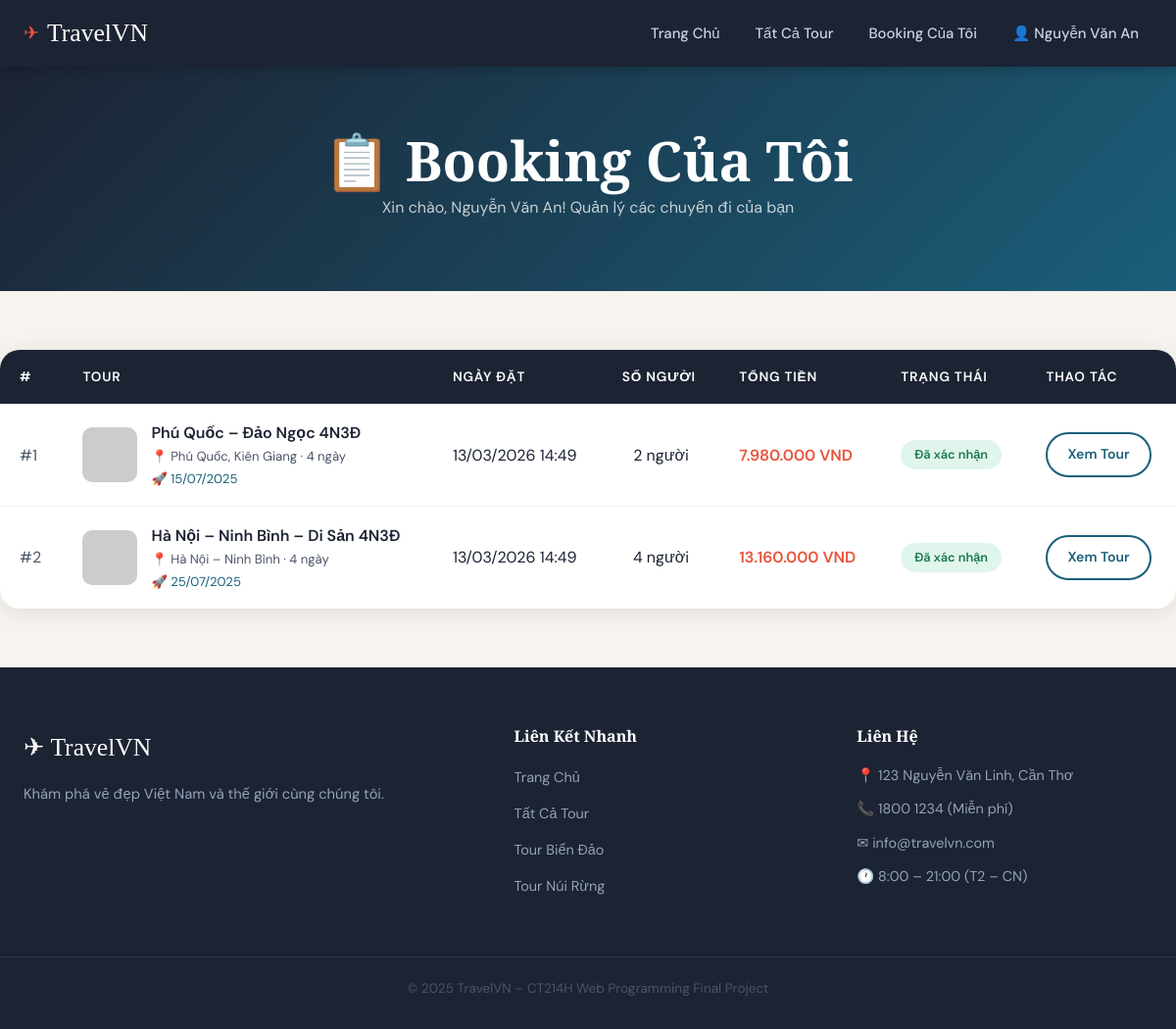
The app's page /my-bookings.php (signed in) with its own data.
### tables this page shows
CREATE TABLE bookings (
    id INT AUTO_INCREMENT PRIMARY KEY,
    user_id INT NOT NULL,
    tour_id INT NOT NULL,
    num_people INT NOT NULL DEFAULT 1,
    total_price DECIMAL(12,0) NOT NULL,
    status ENUM('pending', 'confirmed', 'cancelled') DEFAULT 'pending',
    special_requests TEXT,
    contact_name VARCHAR(150) NOT NULL,
    contact_phone VARCHAR(20) NOT NULL,
    booking_date TIMESTAMP DEFAULT CURRENT_TIMESTAMP,
    FOREIGN KEY (user_id) REFERENCES users(id) ON DELETE CASCADE,
    FOREIGN KEY (tour_id) REFERENCES tours(id) ON DELETE CASCADE
);

CREATE TABLE tours (
    id INT AUTO_INCREMENT PRIMARY KEY,
    category_id INT NOT NULL,
    name VARCHAR(200) NOT NULL,
    slug VARCHAR(200) NOT NULL UNIQUE,
    description TEXT,
    highlights TEXT,
    itinerary TEXT,
    destination VARCHAR(150) NOT NULL,
    duration_days INT NOT NULL DEFAULT 1,
    price DECIMAL(12,0) NOT NULL,
    max_capacity INT NOT NULL DEFAULT 20,
    current_bookings INT DEFAULT 0,
    image VARCHAR(255) DEFAULT NULL,
    departure_date DATE,
    status ENUM('active', 'inactive', 'full') DEFAULT 'active',
    created_at TIMESTAMP DEFAULT CURRENT_TIMESTAMP,
    FOREIGN KEY (category_id) REFERENCES categories(id) ON DELETE CASCADE
);

### includes/db-connect.php (called while the page is built, shortened)
<?php
function formatPrice($price) {
    return number_format($price, 0, ',', '.') . ' VND';
}
?>

### my-bookings.php (the view, shortened to what this page needs)
<?php
require_once 'includes/header.php';
$userId = $_SESSION['user_id'];
$bookings = $conn->query("
    SELECT b.*, t.name AS tour_name, t.destination, t.image, t.duration_days, t.departure_date
    FROM bookings b
    JOIN tours t ON t.id = b.tour_id
    WHERE b.user_id = $userId
    ORDER BY b.booking_date DESC
");
$statusLabels = [
    'pending'   => ['Chờ xác nhận', 'badge-gold'],
    'confirmed' => ['Đã xác nhận',  'badge-green'],
    'cancelled' => ['Đã hủy',       'badge-grey'],
];
?>
<div class="page-hero">
    <h1>📋 Booking Của Tôi</h1>
    <p>Xin chào, <?= htmlspecialchars($_SESSION['user_name']) ?>! Quản lý các chuyến đi của bạn</p>
</div>
<div class="container bookings-layout">
    <?php if ($bookings->num_rows > 0): ?>
    <div class="booking-table-wrap">
        <table class="booking-table">
            <thead>
                <tr>
                    <th>#</th>
                    <th>Tour</th>
                    <th>Ngày Đặt</th>
                    <th>Số Người</th>
                    <th>Tổng Tiền</th>
                    <th>Trạng Thái</th>
                    <th>Thao Tác</th>
                </tr>
            </thead>
            <tbody>
            <?php $i=1; while ($bk = $bookings->fetch_assoc()):
                [$label, $badgeClass] = $statusLabels[$bk['status']] ?? ['Unknown', 'badge-grey'];
                $img = $bk['image'] ? BASE_URL . '/uploads/'.$bk['image'] : 'https://picsum.photos/seed/'.$bk['tour_id'].'bk/200/200';
            ?>
                <tr>
                    <td style="color:var(--mid)">#<?= $i++ ?></td>
                    <td>
                        <div class="booking-tour-info">
                            <img src="<?= $img ?>" alt="" class="booking-tour-thumb">
                            <div>
                                <div style="font-weight:600;"><?= htmlspecialchars($bk['tour_name']) ?></div>
                                <div style="font-size:.82rem;color:var(--mid);">📍 <?= htmlspecialchars($bk['destination']) ?> · <?= $bk['duration_days'] ?> ngày</div>
                                <?php if($bk['departure_date']): ?>
                                    <div style="font-size:.82rem;color:var(--teal);">🚀 <?= date('d/m/Y', strtotime($bk['departure_date'])) ?></div>
                                <?php endif; ?>
                            </div>
                        </div>
                    </td>
                    <td><?= date('d/m/Y H:i', strtotime($bk['booking_date'])) ?></td>
                    <td style="text-align:center;"><?= $bk['num_people'] ?> người</td>
                    <td style="font-weight:600;color:var(--coral);"><?= formatPrice($bk['total_price']) ?></td>
                    <td><span class="badge <?= $badgeClass ?>"><?= $label ?></span></td>
                    <td>
                        <a href="tour-detail.php?id=<?= $bk['tour_id'] ?>" class="btn btn-outline btn-sm">Xem Tour</a>
                    </td>
                </tr>
            <?php endwhile; ?>
            </tbody>
        </table>
    </div>
    <?php endif; ?>
</div>
<?php require_once 'includes/footer.php'; ?>

### css/style.css (style rules this page uses)
:root { --coral: #E8533A; --coral-dk: #C4402A; --teal: #1A5F7A; --teal-lt: #2980a8; --gold: #C9A84C; --cream: #FDF6ED; --dark: #1C2333; --mid: #4A5568; --light: #F7F3EE; --white: #FFFFFF; --shadow: 0 4px 24px rgba(28,35,51,.10); --shadow-lg:0 12px 40px rgba(28,35,51,.18); --radius: 12px; --radius-lg:20px; --font-head:'Playfair Display', Georgia, serif; --font-body:'DM Sans', Arial, sans-serif; --transition: .25s ease; }
*, *::before, *::after { margin:0; padding:0; box-sizing:border-box; }
html { scroll-behavior:smooth; }
body { background:var(--light); color:var(--dark); font-family:var(--font-body); line-height:1.7; }
a { color:inherit; text-decoration:none; }
img { max-width:100%; display:block; }
h1,h2,h3,h4 { font-family:var(--font-head); color:var(--dark); line-height:1.25; }
h1 { font-size:clamp(2rem,5vw,3.5rem); }
p { color:var(--mid); margin-bottom:.75em; }
.container { max-width:1240px; margin:0 auto; padding:0 24px; }
.btn { display:inline-flex; align-items:center; gap:8px; padding:14px 30px; border-radius:50px; font-family:var(--font-body); font-weight:600; font-size:.95rem; cursor:pointer; border:none; transition: all var(--transition); }
.btn-outline { background:transparent; color:var(--teal); border:2px solid var(--teal); }
.btn-sm { padding:9px 20px; font-size:.88rem; }
.badge { display:inline-block; padding:4px 14px; border-radius:20px; font-size:.8rem; font-weight:600; }
.badge-green { background:#E0F5EC; color:#1A7A4E; }
.page-hero { background:linear-gradient(135deg, var(--dark), var(--teal)); padding:60px 24px; text-align:center; }
.page-hero h1 { color:#fff; }
.page-hero p { color:rgba(255,255,255,.75); }
.bookings-layout { padding:60px 0; }
.booking-table-wrap { background:#fff; border-radius:var(--radius-lg); box-shadow:var(--shadow); overflow:hidden; }
.booking-table { width:100%; border-collapse:collapse; }
.booking-table th { background:var(--dark); color:#fff; padding:16px 20px; text-align:left; font-size:.85rem; font-weight:600; letter-spacing:.06em; text-transform:uppercase; }
.booking-table td { padding:16px 20px; border-bottom:1px solid #F0F0F0; vertical-align:middle; }
.booking-table tr:last-child td { border-bottom:none; }
.booking-tour-info { display:flex; align-items:center; gap:14px; }
.booking-tour-thumb { width:56px; height:56px; border-radius:10px; object-fit:cover; }

### records on screen
bookings: tour.name "Phú Quốc – Đảo Ngọc 4N3Đ", tour.destination "Phú Quốc, Kiên Giang", tour.duration_days "4", tour.departure_date "15/07/2025", booking_date "13/03/2026 14:49", num_people "2", total_price "7.980.000 VND", label "Đã xác nhận"
bookings: tour.name "Hà Nội – Ninh Bình – Di Sản 4N3Đ", tour.destination "Hà Nội – Ninh Bình", tour.duration_days "4", tour.departure_date "25/07/2025", booking_date "13/03/2026 14:49", num_people "4", total_price "13.160.000 VND", label "Đã xác nhận"

### other values on screen
$_SESSION['user_name'] "Nguyễn Văn An"
